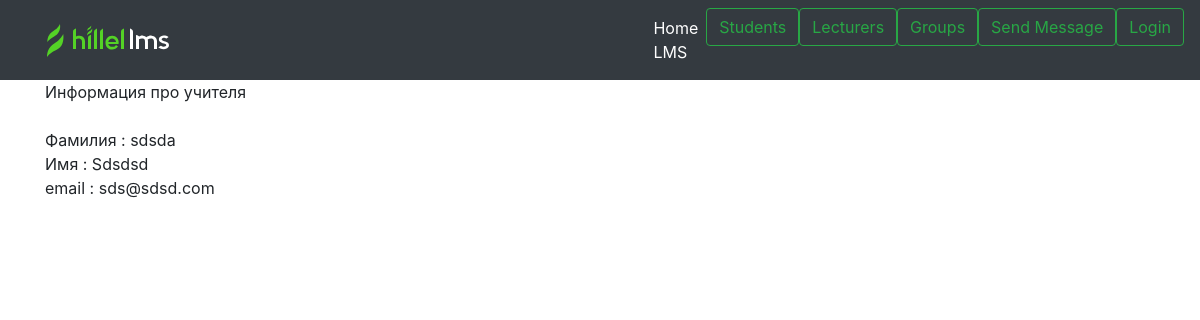
The app's page /all_lecturers/1, older data.
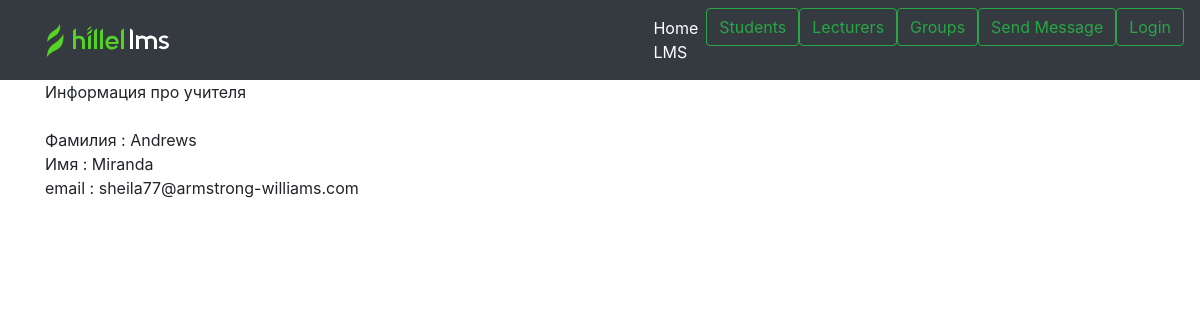
The same page, newer data.
### academy/models.py (models this page shows, shortened)
class Lecturer(models.Model):
    lecturer_id = models.AutoField(primary_key=True)
    first_name = models.CharField('Имя лектора', max_length=100)
    last_name = models.CharField('Фамилия лектора', max_length=100)
    email = models.EmailField(max_length=100)
    cover = models.ImageField(upload_to='covers/lector_photo', default='covers/lector_photo/turtle.png')

### academy/views.py (the view)
# urls.py: path('all_lecturers/<int:lecturer_id>', views.get_lecturer, name='lecturer'),
def get_lecturer(request, lecturer_id):
    lecturer = get_object_or_404(Lecturer, lecturer_id=lecturer_id)
    return render(request, 'academy/get_lecturer.html', {'lecturer': lecturer})

### academy/templates/academy/get_lecturer.html (shortened to what this page needs)
{%extends 'academy/base.html'%}
{%load static%}
{% block content  %}
Информация про учителя
<div>
  <a>
    <br>Фамилия : {{ lecturer.last_name }}
    <br>Имя : {{ lecturer.first_name }}
    <br> email : {{ lecturer.email }}
  </a>
</div>
{% endblock %}

Row changes from the older to the newer data that the page shows:
changed Lecturer: last_name "sdsda" → "Andrews"; first_name "Sdsdsd" → "Miranda"; email "sds@sdsd.com" → "sheila77@armstrong-williams.com"
